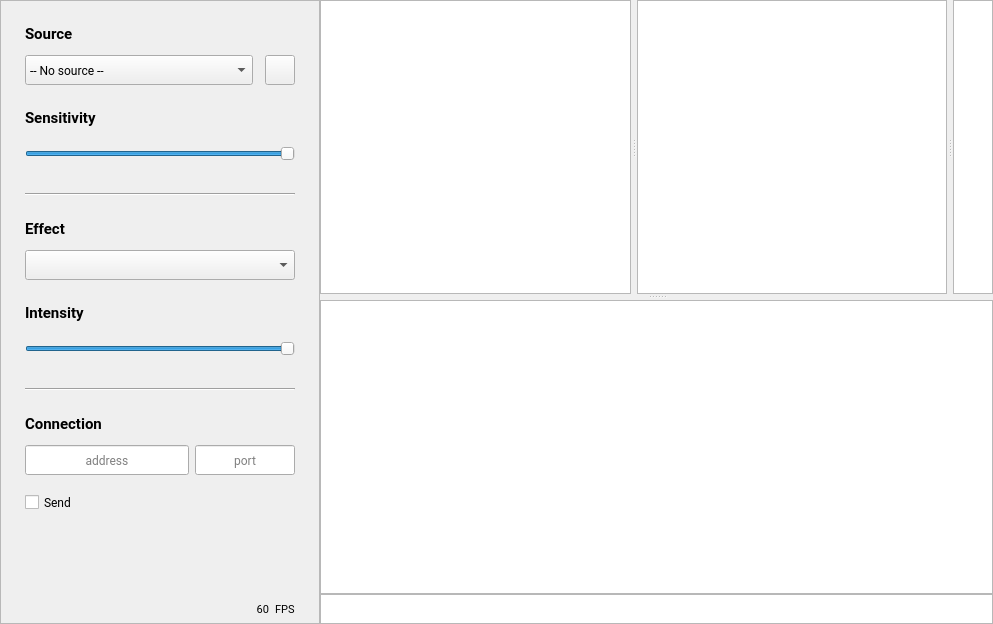
<?xml version="1.0" encoding="UTF-8"?>
<ui version="4.0">
 <class>Window</class>
 <widget class="QWidget" name="Window">
  <property name="geometry">
   <rect>
    <x>0</x>
    <y>0</y>
    <width>993</width>
    <height>624</height>
   </rect>
  </property>
  <property name="windowTitle">
   <string>Reactive LED Strip</string>
  </property>
  <layout class="QGridLayout" name="gridLayout">
   <property name="leftMargin">
    <number>0</number>
   </property>
   <property name="topMargin">
    <number>0</number>
   </property>
   <property name="rightMargin">
    <number>0</number>
   </property>
   <property name="bottomMargin">
    <number>0</number>
   </property>
   <property name="spacing">
    <number>0</number>
   </property>
   <item row="0" column="0">
    <widget class="QFrame" name="frame">
     <property name="minimumSize">
      <size>
       <width>320</width>
       <height>0</height>
      </size>
     </property>
     <property name="maximumSize">
      <size>
       <width>320</width>
       <height>16777215</height>
      </size>
     </property>
     <property name="styleSheet">
      <string notr="true"/>
     </property>
     <property name="frameShape">
      <enum>QFrame::StyledPanel</enum>
     </property>
     <property name="frameShadow">
      <enum>QFrame::Raised</enum>
     </property>
     <layout class="QVBoxLayout" name="verticalLayout_4">
      <property name="spacing">
       <number>24</number>
      </property>
      <property name="leftMargin">
       <number>24</number>
      </property>
      <property name="topMargin">
       <number>24</number>
      </property>
      <property name="rightMargin">
       <number>24</number>
      </property>
      <property name="bottomMargin">
       <number>4</number>
      </property>
      <item>
       <layout class="QVBoxLayout" name="verticalLayout_8">
        <property name="spacing">
         <number>24</number>
        </property>
        <property name="leftMargin">
         <number>0</number>
        </property>
        <property name="topMargin">
         <number>0</number>
        </property>
        <property name="rightMargin">
         <number>0</number>
        </property>
        <property name="bottomMargin">
         <number>0</number>
        </property>
        <item>
         <layout class="QVBoxLayout" name="verticalLayout_3">
          <property name="spacing">
           <number>12</number>
          </property>
          <item>
           <widget class="QLabel" name="label_2">
            <property name="font">
             <font>
              <family>Roboto</family>
              <pointsize>11</pointsize>
              <weight>75</weight>
              <bold>true</bold>
             </font>
            </property>
            <property name="text">
             <string>Source</string>
            </property>
           </widget>
          </item>
          <item>
           <layout class="QHBoxLayout" name="horizontalLayout">
            <item>
             <widget class="QComboBox" name="sourceComboBox">
              <property name="sizePolicy">
               <sizepolicy hsizetype="Minimum" vsizetype="Fixed">
                <horstretch>0</horstretch>
                <verstretch>0</verstretch>
               </sizepolicy>
              </property>
              <property name="minimumSize">
               <size>
                <width>0</width>
                <height>30</height>
               </size>
              </property>
              <property name="maximumSize">
               <size>
                <width>16777215</width>
                <height>30</height>
               </size>
              </property>
              <property name="font">
               <font>
                <family>Roboto</family>
               </font>
              </property>
              <item>
               <property name="text">
                <string>-- No source --</string>
               </property>
              </item>
             </widget>
            </item>
            <item>
             <widget class="QPushButton" name="sourceButton">
              <property name="sizePolicy">
               <sizepolicy hsizetype="Fixed" vsizetype="Fixed">
                <horstretch>0</horstretch>
                <verstretch>0</verstretch>
               </sizepolicy>
              </property>
              <property name="minimumSize">
               <size>
                <width>30</width>
                <height>30</height>
               </size>
              </property>
              <property name="maximumSize">
               <size>
                <width>30</width>
                <height>30</height>
               </size>
              </property>
              <property name="font">
               <font>
                <family>Segoe UI</family>
               </font>
              </property>
              <property name="text">
               <string/>
              </property>
              <property name="icon">
               <iconset resource="../resources/resources.qrc">
                <normaloff>:/icons/reload.png</normaloff>:/icons/reload.png</iconset>
              </property>
              <property name="iconSize">
               <size>
                <width>18</width>
                <height>18</height>
               </size>
              </property>
             </widget>
            </item>
           </layout>
          </item>
         </layout>
        </item>
        <item>
         <layout class="QVBoxLayout" name="verticalLayout_5">
          <property name="spacing">
           <number>12</number>
          </property>
          <item>
           <widget class="QLabel" name="label_3">
            <property name="minimumSize">
             <size>
              <width>0</width>
              <height>18</height>
             </size>
            </property>
            <property name="maximumSize">
             <size>
              <width>16777215</width>
              <height>18</height>
             </size>
            </property>
            <property name="font">
             <font>
              <family>Roboto</family>
              <pointsize>11</pointsize>
              <weight>75</weight>
              <bold>true</bold>
             </font>
            </property>
            <property name="text">
             <string>Sensitivity</string>
            </property>
           </widget>
          </item>
          <item>
           <widget class="JumpSlider" name="sensitivitySlider">
            <property name="minimumSize">
             <size>
              <width>0</width>
              <height>30</height>
             </size>
            </property>
            <property name="maximumSize">
             <size>
              <width>16777215</width>
              <height>30</height>
             </size>
            </property>
            <property name="font">
             <font>
              <family>STIXGeneral</family>
             </font>
            </property>
            <property name="minimum">
             <number>1</number>
            </property>
            <property name="maximum">
             <number>100</number>
            </property>
            <property name="value">
             <number>100</number>
            </property>
            <property name="orientation">
             <enum>Qt::Horizontal</enum>
            </property>
           </widget>
          </item>
         </layout>
        </item>
       </layout>
      </item>
      <item>
       <widget class="Line" name="line">
        <property name="orientation">
         <enum>Qt::Horizontal</enum>
        </property>
       </widget>
      </item>
      <item>
       <layout class="QVBoxLayout" name="verticalLayout_2">
        <property name="spacing">
         <number>24</number>
        </property>
        <property name="topMargin">
         <number>0</number>
        </property>
        <property name="bottomMargin">
         <number>0</number>
        </property>
        <item>
         <layout class="QVBoxLayout" name="verticalLayout_9">
          <property name="spacing">
           <number>12</number>
          </property>
          <property name="topMargin">
           <number>0</number>
          </property>
          <property name="bottomMargin">
           <number>0</number>
          </property>
          <item>
           <widget class="QLabel" name="effectLabel">
            <property name="minimumSize">
             <size>
              <width>0</width>
              <height>18</height>
             </size>
            </property>
            <property name="maximumSize">
             <size>
              <width>16777215</width>
              <height>18</height>
             </size>
            </property>
            <property name="font">
             <font>
              <family>Roboto</family>
              <pointsize>11</pointsize>
              <weight>75</weight>
              <bold>true</bold>
             </font>
            </property>
            <property name="text">
             <string>Effect</string>
            </property>
           </widget>
          </item>
          <item>
           <widget class="QComboBox" name="effectComboBox">
            <property name="sizePolicy">
             <sizepolicy hsizetype="Minimum" vsizetype="Fixed">
              <horstretch>0</horstretch>
              <verstretch>0</verstretch>
             </sizepolicy>
            </property>
            <property name="minimumSize">
             <size>
              <width>0</width>
              <height>30</height>
             </size>
            </property>
            <property name="maximumSize">
             <size>
              <width>16777215</width>
              <height>30</height>
             </size>
            </property>
            <property name="font">
             <font>
              <family>Roboto</family>
             </font>
            </property>
           </widget>
          </item>
         </layout>
        </item>
        <item>
         <layout class="QVBoxLayout" name="verticalLayout_6">
          <property name="spacing">
           <number>12</number>
          </property>
          <item>
           <widget class="QLabel" name="intensityLabel">
            <property name="minimumSize">
             <size>
              <width>0</width>
              <height>18</height>
             </size>
            </property>
            <property name="maximumSize">
             <size>
              <width>16777215</width>
              <height>18</height>
             </size>
            </property>
            <property name="font">
             <font>
              <family>Roboto</family>
              <pointsize>11</pointsize>
              <weight>75</weight>
              <bold>true</bold>
             </font>
            </property>
            <property name="text">
             <string>Intensity</string>
            </property>
           </widget>
          </item>
          <item>
           <widget class="JumpSlider" name="intensitySlider">
            <property name="sizePolicy">
             <sizepolicy hsizetype="Minimum" vsizetype="Fixed">
              <horstretch>0</horstretch>
              <verstretch>0</verstretch>
             </sizepolicy>
            </property>
            <property name="minimumSize">
             <size>
              <width>0</width>
              <height>30</height>
             </size>
            </property>
            <property name="maximumSize">
             <size>
              <width>16777215</width>
              <height>30</height>
             </size>
            </property>
            <property name="minimum">
             <number>0</number>
            </property>
            <property name="maximum">
             <number>100</number>
            </property>
            <property name="singleStep">
             <number>1</number>
            </property>
            <property name="value">
             <number>100</number>
            </property>
            <property name="orientation">
             <enum>Qt::Horizontal</enum>
            </property>
           </widget>
          </item>
         </layout>
        </item>
       </layout>
      </item>
      <item>
       <widget class="Line" name="line_2">
        <property name="orientation">
         <enum>Qt::Horizontal</enum>
        </property>
       </widget>
      </item>
      <item>
       <layout class="QVBoxLayout" name="verticalLayout">
        <property name="spacing">
         <number>12</number>
        </property>
        <item>
         <widget class="QLabel" name="label_4">
          <property name="sizePolicy">
           <sizepolicy hsizetype="Preferred" vsizetype="Preferred">
            <horstretch>0</horstretch>
            <verstretch>0</verstretch>
           </sizepolicy>
          </property>
          <property name="minimumSize">
           <size>
            <width>0</width>
            <height>18</height>
           </size>
          </property>
          <property name="maximumSize">
           <size>
            <width>16777215</width>
            <height>18</height>
           </size>
          </property>
          <property name="font">
           <font>
            <family>Roboto</family>
            <pointsize>11</pointsize>
            <weight>75</weight>
            <bold>true</bold>
           </font>
          </property>
          <property name="text">
           <string>Connection</string>
          </property>
          <property name="alignment">
           <set>Qt::AlignLeading|Qt::AlignLeft|Qt::AlignVCenter</set>
          </property>
         </widget>
        </item>
        <item>
         <layout class="QHBoxLayout" name="horizontalLayout_2">
          <property name="spacing">
           <number>6</number>
          </property>
          <item>
           <widget class="QLineEdit" name="addressLineEdit">
            <property name="sizePolicy">
             <sizepolicy hsizetype="Preferred" vsizetype="Fixed">
              <horstretch>0</horstretch>
              <verstretch>0</verstretch>
             </sizepolicy>
            </property>
            <property name="minimumSize">
             <size>
              <width>150</width>
              <height>30</height>
             </size>
            </property>
            <property name="maximumSize">
             <size>
              <width>16777215</width>
              <height>30</height>
             </size>
            </property>
            <property name="font">
             <font>
              <family>Roboto</family>
             </font>
            </property>
            <property name="accessibleName">
             <string/>
            </property>
            <property name="text">
             <string/>
            </property>
            <property name="alignment">
             <set>Qt::AlignCenter</set>
            </property>
            <property name="placeholderText">
             <string>address</string>
            </property>
           </widget>
          </item>
          <item>
           <widget class="QLineEdit" name="portLineEdit">
            <property name="sizePolicy">
             <sizepolicy hsizetype="Fixed" vsizetype="Fixed">
              <horstretch>0</horstretch>
              <verstretch>0</verstretch>
             </sizepolicy>
            </property>
            <property name="minimumSize">
             <size>
              <width>100</width>
              <height>30</height>
             </size>
            </property>
            <property name="maximumSize">
             <size>
              <width>100</width>
              <height>30</height>
             </size>
            </property>
            <property name="font">
             <font>
              <family>Roboto</family>
             </font>
            </property>
            <property name="text">
             <string/>
            </property>
            <property name="alignment">
             <set>Qt::AlignCenter</set>
            </property>
            <property name="dragEnabled">
             <bool>false</bool>
            </property>
            <property name="placeholderText">
             <string>port</string>
            </property>
           </widget>
          </item>
         </layout>
        </item>
        <item>
         <widget class="QCheckBox" name="connectionCheckBox">
          <property name="minimumSize">
           <size>
            <width>30</width>
            <height>30</height>
           </size>
          </property>
          <property name="font">
           <font>
            <family>Roboto</family>
           </font>
          </property>
          <property name="text">
           <string>Send</string>
          </property>
          <property name="iconSize">
           <size>
            <width>30</width>
            <height>30</height>
           </size>
          </property>
         </widget>
        </item>
       </layout>
      </item>
      <item>
       <spacer name="verticalSpacer">
        <property name="orientation">
         <enum>Qt::Vertical</enum>
        </property>
        <property name="sizeHint" stdset="0">
         <size>
          <width>20</width>
          <height>40</height>
         </size>
        </property>
       </spacer>
      </item>
      <item>
       <layout class="QHBoxLayout" name="horizontalLayout_4">
        <item>
         <layout class="QHBoxLayout" name="horizontalLayout_3">
          <property name="spacing">
           <number>6</number>
          </property>
          <item>
           <spacer name="horizontalSpacer">
            <property name="orientation">
             <enum>Qt::Horizontal</enum>
            </property>
            <property name="sizeType">
             <enum>QSizePolicy::Expanding</enum>
            </property>
            <property name="sizeHint" stdset="0">
             <size>
              <width>40</width>
              <height>20</height>
             </size>
            </property>
           </spacer>
          </item>
          <item>
           <widget class="QLabel" name="fpsLabel">
            <property name="sizePolicy">
             <sizepolicy hsizetype="Maximum" vsizetype="Fixed">
              <horstretch>0</horstretch>
              <verstretch>0</verstretch>
             </sizepolicy>
            </property>
            <property name="minimumSize">
             <size>
              <width>0</width>
              <height>18</height>
             </size>
            </property>
            <property name="maximumSize">
             <size>
              <width>16777215</width>
              <height>18</height>
             </size>
            </property>
            <property name="font">
             <font>
              <family>Roboto</family>
              <pointsize>8</pointsize>
             </font>
            </property>
            <property name="text">
             <string>60</string>
            </property>
            <property name="alignment">
             <set>Qt::AlignRight|Qt::AlignTrailing|Qt::AlignVCenter</set>
            </property>
           </widget>
          </item>
          <item>
           <widget class="QLabel" name="label">
            <property name="sizePolicy">
             <sizepolicy hsizetype="Minimum" vsizetype="Fixed">
              <horstretch>0</horstretch>
              <verstretch>0</verstretch>
             </sizepolicy>
            </property>
            <property name="minimumSize">
             <size>
              <width>0</width>
              <height>18</height>
             </size>
            </property>
            <property name="maximumSize">
             <size>
              <width>16777215</width>
              <height>18</height>
             </size>
            </property>
            <property name="font">
             <font>
              <family>Roboto</family>
              <pointsize>8</pointsize>
             </font>
            </property>
            <property name="text">
             <string>FPS</string>
            </property>
           </widget>
          </item>
         </layout>
        </item>
       </layout>
      </item>
     </layout>
    </widget>
   </item>
   <item row="0" column="1">
    <layout class="QVBoxLayout" name="verticalLayout_7">
     <property name="spacing">
      <number>0</number>
     </property>
     <property name="leftMargin">
      <number>0</number>
     </property>
     <property name="topMargin">
      <number>0</number>
     </property>
     <property name="rightMargin">
      <number>0</number>
     </property>
     <property name="bottomMargin">
      <number>0</number>
     </property>
     <item>
      <widget class="QSplitter" name="splitter_2">
       <property name="orientation">
        <enum>Qt::Vertical</enum>
       </property>
       <property name="handleWidth">
        <number>6</number>
       </property>
       <widget class="QSplitter" name="splitter">
        <property name="orientation">
         <enum>Qt::Horizontal</enum>
        </property>
        <property name="handleWidth">
         <number>6</number>
        </property>
        <widget class="ReadOnlyPlot" name="pressurePlot"/>
        <widget class="ReadOnlyPlot" name="frequencyPlot"/>
        <widget class="ReadOnlyPlot" name="dbPlot">
         <property name="minimumSize">
          <size>
           <width>40</width>
           <height>0</height>
          </size>
         </property>
         <property name="maximumSize">
          <size>
           <width>40</width>
           <height>16777215</height>
          </size>
         </property>
        </widget>
       </widget>
       <widget class="ReadOnlyPlot" name="rgbPlot"/>
      </widget>
     </item>
     <item>
      <widget class="QGraphicsView" name="previewView">
       <property name="sizePolicy">
        <sizepolicy hsizetype="Expanding" vsizetype="Fixed">
         <horstretch>0</horstretch>
         <verstretch>0</verstretch>
        </sizepolicy>
       </property>
       <property name="minimumSize">
        <size>
         <width>0</width>
         <height>30</height>
        </size>
       </property>
       <property name="maximumSize">
        <size>
         <width>16777215</width>
         <height>30</height>
        </size>
       </property>
       <property name="focusPolicy">
        <enum>Qt::NoFocus</enum>
       </property>
       <property name="contextMenuPolicy">
        <enum>Qt::NoContextMenu</enum>
       </property>
       <property name="interactive">
        <bool>true</bool>
       </property>
      </widget>
     </item>
    </layout>
   </item>
  </layout>
 </widget>
 <customwidgets>
  <customwidget>
   <class>JumpSlider</class>
   <extends>QSlider</extends>
   <header>.widgets.h</header>
  </customwidget>
  <customwidget>
   <class>ReadOnlyPlot</class>
   <extends>QGraphicsView</extends>
   <header>.widgets.h</header>
  </customwidget>
 </customwidgets>
 <resources>
  <include location="../resources/resources.qrc"/>
 </resources>
 <connections/>
</ui>
